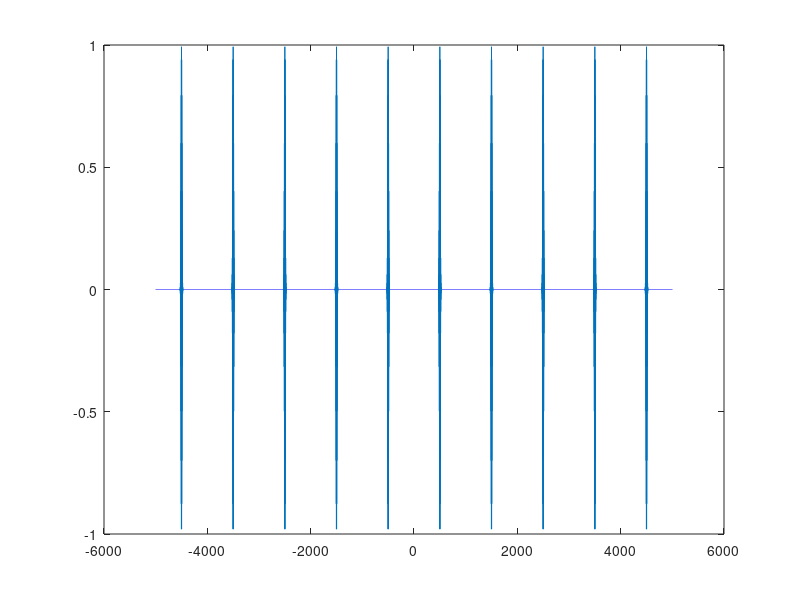
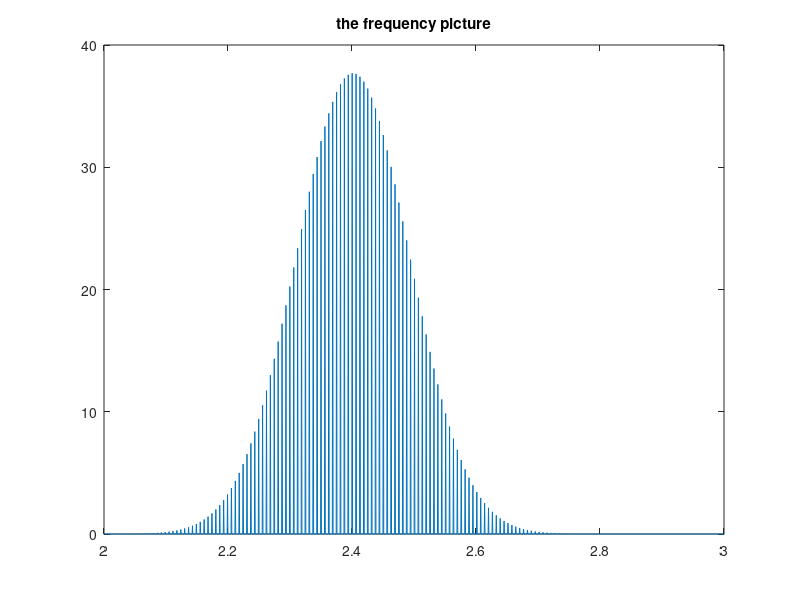
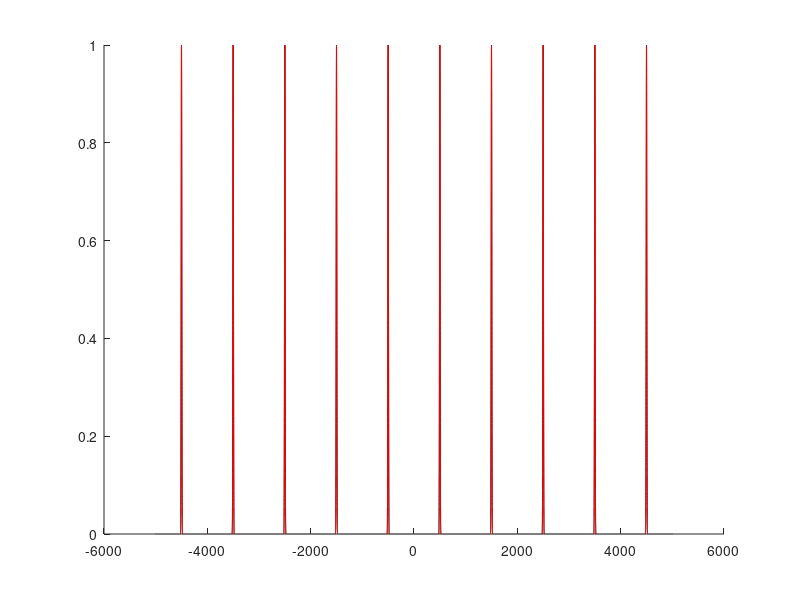

Here is the MATLAB script that generated these plots, in order:
tmax = 1000; %in fs
N = 10000;
totreps=10;
dt=tmax/(N-1);
t = (-tmax/2:dt:tmax/2);
c = 3*10^8; %speed of flight in m/s
lambda0 = 785 * 10^(-9); %carrier wavelength in meters
w0 = 2*pi*(c/lambda0) * 10^(-15); %in fs^-1 units
phit = zeros(1,length(t)); %phase as a function of time
%phit = -(0.09)*(t.^1); %linear phase equals shift 
%phit = (0.004)*(t.^2); %experiment with the chirp (0.04 default)
sigsq = 30; %sigma squared = width of the envelope squared in fs^2
I = exp((-t.^2)/(2*sigsq)); %intensity envelope
ewt = exp(1i*(w0*t - phit));
E_real = (1).*sqrt(I).*(ewt);E_train=[];
for rep=1:totreps
    E_train=[E_train E_real];
end
time =linspace((-totreps*tmax/2),(totreps*tmax/2),totreps*N);
figure;
plot(time,E_train)
%%%%%%%%%%%%%%%%%%%%
dw = 2*pi/(totreps*tmax);
wmax = 2*pi/dt;
%w = -wmax/2:dw:wmax/2;
w = linspace(-wmax/2,wmax/2,totreps*N);
E_w = fftshift(fft(ifftshift(E_train)))./(sqrt(totreps*N)); %FFT of E_real
S_w = (abs(E_w)).^2;
A = (S_w/max(S_w))>0.00001; %phase blanking to avoid random phase values
%S_w = A.*S_w;
phiw = A.*unwrap(angle(E_w)); %phase blanking to avoid random phase values
figure
plot(w,S_w)%,w,phiw)
xlim([2 3])
title('the frequency picture')
%%%%%%%%%%%%%%%%%%%%%%%%%%%%%%%%%%%%%%%%%%%%%%%%%%
E_w_recons = sqrt(S_w) .* exp(-1i*phiw);
E_t = (sqrt(totreps*N)).*ifftshift(ifft(fftshift(E_w))); %IFFT of E_w
I_t = (abs(E_t)).^2;
B = (I_t/max(I_t))>0.00001;
phi_t = B.*unwrap(angle(E_t));

figure
hold on
plot(time,abs(E_train).^2,'k')
plot(time,I_t,'r')
hold off